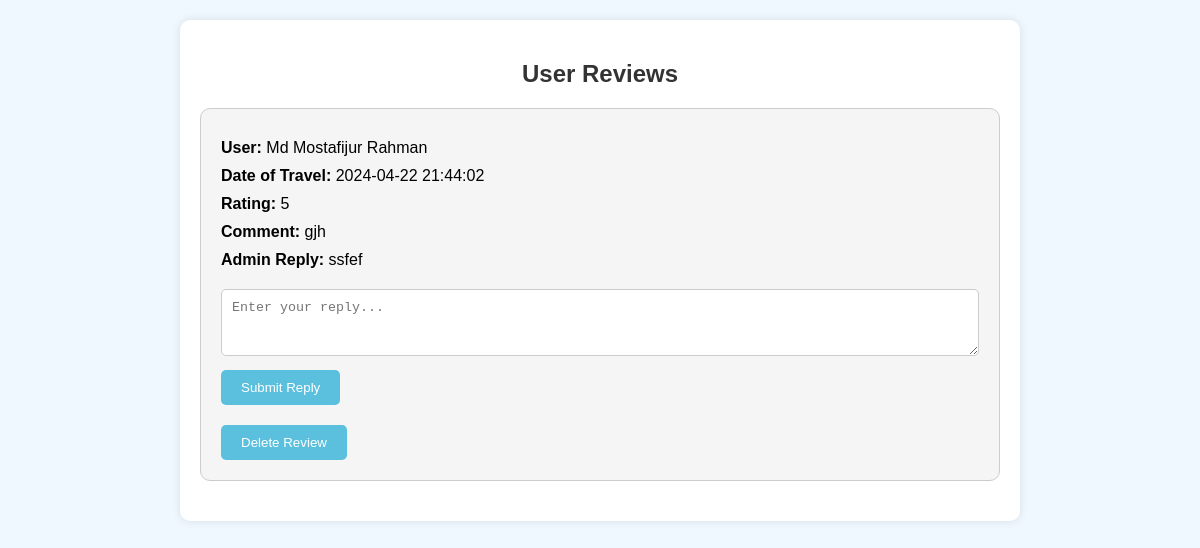
The page /user_feedback.php on the database its author committed.
### tables this page shows
CREATE TABLE `user_reviews` (
  `review_id` int(11) NOT NULL,
  `user_id` int(11) NOT NULL,
  `schedule_id` int(11) NOT NULL,
  `rating` int(11) NOT NULL,
  `comment` text DEFAULT NULL,
  `admin_reply` text DEFAULT NULL,
  `timestamp` timestamp NOT NULL DEFAULT current_timestamp()
);

CREATE TABLE `users` (
  `user_id` int(11) NOT NULL,
  `username` varchar(50) DEFAULT NULL,
  `password` varchar(255) DEFAULT NULL,
  `email` varchar(100) DEFAULT NULL,
  `full_name` varchar(100) DEFAULT NULL,
  `profile_picture` varchar(40) NOT NULL,
  `student_id` varchar(255) NOT NULL,
  `permanent_address` varchar(255) NOT NULL,
  `present_address` varchar(255) NOT NULL,
  `phone_number` varchar(15) NOT NULL,
  `emergency_number` varchar(15) NOT NULL,
  `blood_group` varchar(5) NOT NULL,
  `registration_date` timestamp NOT NULL DEFAULT current_timestamp(),
  `reset_token` varchar(255) DEFAULT NULL
);

### user_feedback.php (the view, shortened to what this page needs)
<?php
$servername = "localhost";
$username = "root";
$password = "";
$dbname = "university_bus_system";
$conn = new mysqli($servername, $username, $password, $dbname);
?>
<!DOCTYPE html>
<html lang="en">
<head>
</head>
<body>
    <div class="container">
        <h2>User Reviews</h2>
        <div class="reviews">
            <?php
            $sql = "SELECT u.full_name, r.* FROM user_reviews r JOIN users u ON r.user_id = u.user_id ORDER BY r.timestamp DESC";
            $result = $conn->query($sql);
            if ($result->num_rows > 0) {
                while ($row = $result->fetch_assoc()) {
                    echo "<div class='review'>";
                    echo "<p><strong>User:</strong> " . $row['full_name'] . "</p>";
                    echo "<p><strong>Date of Travel:</strong> " . $row['timestamp'] . "</p>";
                    echo "<p><strong>Rating:</strong> " . $row['rating'] . "</p>";
                    echo "<p><strong>Comment:</strong> " . $row['comment'] . "</p>";
                    echo "<p><strong>Admin Reply:</strong> " . $row['admin_reply'] . "</p>";
                    echo "<form action='' method='post'>";
                    echo "<textarea name='admin_reply' rows='3' cols='50' placeholder='Enter your reply...'></textarea>";
                    echo "<br>";
                    echo "<button type='submit' name='submit_reply'>Submit Reply</button>";
                    echo "</form>";
                    echo "<form action='' method='post'>";
                    echo "<button type='submit' name='delete_review'>Delete Review</button>";
                    echo "</form>";
                    echo "</div>";
                }
            } else {
                echo "No reviews yet.";
            }
            ?>
        </div>
    </div>
</body>
</html>

### user_feedback.php (style rules this page uses)
body { font-family: Arial, sans-serif; background-color: #f0f8ff; margin: 0; padding: 0; }
.container { max-width: 800px; margin: 20px auto; padding: 20px; background-color: #fff; border-radius: 10px; box-shadow: 0 0 10px rgba(0, 0, 0, 0.1); }
h2 { color: #333; margin-bottom: 20px; text-align: center; }
.reviews { margin-top: 20px; }
.review { border: 1px solid #ccc; padding: 20px; margin-bottom: 20px; background-color: #f5f5f5; border-radius: 10px; }
.review p { margin: 10px 0; }
.review p strong { font-weight: bold; }
form { margin-top: 20px; }
textarea { width: 100%; padding: 10px; margin-bottom: 10px; border: 1px solid #ccc; border-radius: 5px; box-sizing: border-box; resize: vertical; }
button { background-color: #5bc0de; color: white; padding: 10px 20px; border: none; border-radius: 5px; cursor: pointer; margin-right: 10px; }

### rows shown on the page
user_reviews: user.full_name "Md Mostafijur Rahman", timestamp "2024-04-22 21:44:02", rating "5", comment "gjh", admin_reply "ssfef"
